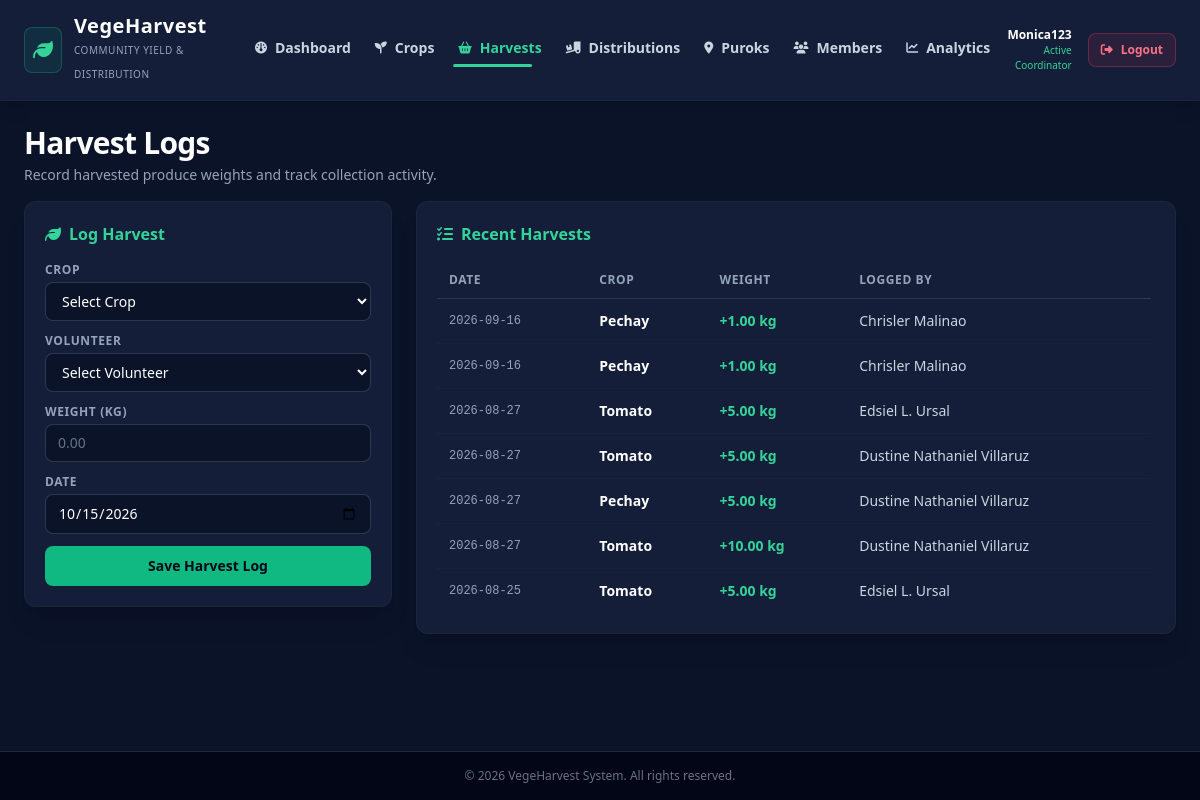
Page /vegeharvest/harvest.php (signed in) on the committed database.
### tables this page shows
CREATE TABLE `harvest_record` (
  `harvest_id` int(11) NOT NULL AUTO_INCREMENT,
  `crop_id` int(11) NOT NULL,
  `volunteer_id` int(11) NOT NULL,
  `harvest_date` date NOT NULL,
  `weight_kg` decimal(8,2) NOT NULL,
  `notes` varchar(255) DEFAULT NULL,
  PRIMARY KEY (`harvest_id`),
  KEY `idx_harvest_date` (`harvest_date`),
  KEY `idx_harvest_crop` (`crop_id`),
  KEY `FK_volunteer_TO_harvest_record` (`volunteer_id`),
  CONSTRAINT `FK_crop_TO_harvest_record` FOREIGN KEY (`crop_id`) REFERENCES `crop` (`crop_id`),
  CONSTRAINT `FK_volunteer_TO_harvest_record` FOREIGN KEY (`volunteer_id`) REFERENCES `volunteer` (`volunteer_id`)
);

CREATE TABLE `crop` (
  `crop_id` int(11) NOT NULL AUTO_INCREMENT,
  `crop_name` varchar(100) NOT NULL,
  `category` varchar(50) DEFAULT NULL,
  `total_stock_kg` decimal(10,2) DEFAULT 0.00,
  `unit` varchar(20) NOT NULL DEFAULT 'kg',
  PRIMARY KEY (`crop_id`)
);

CREATE TABLE `volunteer` (
  `volunteer_id` int(11) NOT NULL AUTO_INCREMENT,
  `user_id` int(11) DEFAULT NULL,
  `purok_id` int(11) NOT NULL,
  `full_name` varchar(150) NOT NULL,
  `contact_number` varchar(20) DEFAULT NULL,
  `status` enum('active','inactive') NOT NULL DEFAULT 'active',
  `role` enum('Volunteer','Admin') DEFAULT 'Volunteer',
  PRIMARY KEY (`volunteer_id`),
  UNIQUE KEY `UQ_user_id` (`user_id`),
  KEY `idx_volunteer_purok` (`purok_id`),
  CONSTRAINT `FK_purok_TO_volunteer` FOREIGN KEY (`purok_id`) REFERENCES `purok` (`purok_id`) ON DELETE CASCADE,
  CONSTRAINT `FK_users_TO_volunteer` FOREIGN KEY (`user_id`) REFERENCES `users` (`user_id`) ON DELETE SET NULL
);

### vegeharvest/classes/harvest.php (called while the page is built, shortened)
<?php
class Harvest {
    private $pdo;
    public function __construct(PDO $pdo) {
        $this->pdo = $pdo;
    }
    public function getHarvestLogs() {
        try {
            $sql = "SELECT h.*, c.crop_name, v.full_name AS volunteer_name
                    FROM harvest_record h
                    JOIN crop c ON h.crop_id = c.crop_id
                    LEFT JOIN volunteer v ON h.volunteer_id = v.volunteer_id
                    ORDER BY h.harvest_date DESC";
            $stmt = $this->pdo->query($sql);
            return $stmt->fetchAll();
        } catch (PDOException $e) {
            error_log("Error fetching harvest logs: " . $e->getMessage());
            return [];
        }
    }
}
?>

### vegeharvest/harvest.php (the view, shortened to what this page needs)
<?php
require_once 'classes/crop.php';
require_once 'classes/harvest.php';
require_once 'classes/volunteer.php';
include_once 'includes/header.php';
$harvestObj   = new Harvest($pdo);
$harvestLogs    = $harvestObj->getHarvestLogs();
?>
<main class="flex-1 max-w-7xl w-full mx-auto px-6 py-6 flex flex-col min-h-0 overflow-hidden">
  <div class="mb-4 shrink-0">
    <h1 class="text-3xl font-extrabold text-white tracking-tight">Harvest Logs</h1>
    <p class="mt-1 text-sm text-slate-400">Record harvested produce weights and track collection activity.</p>
  </div>
  <div class="grid grid-cols-1 lg:grid-cols-12 gap-6 items-start flex-1 min-h-0">
    <div class="lg:col-span-4 bg-[#141e38] border border-slate-800/80 rounded-xl p-5 shadow-xl">
      <div class="flex items-center gap-2 text-emerald-400 font-bold text-base mb-4">
        <i class="fa-solid fa-leaf"></i>
        <span>Log Harvest</span>
      </div>
      <form action="harvest.php" method="POST" class="space-y-3">
        <div>
          <label class="block text-xs font-bold uppercase tracking-wider text-slate-400 mb-1">Crop</label>
          <select name="crop_id" required class="w-full bg-[#0b1329] border border-slate-700/80 rounded-lg px-3 py-2 text-sm text-white focus:outline-none focus:border-emerald-500 transition-colors">
            <option value="" disabled selected>Select Crop</option>
          </select>
        </div>
        <div>
          <label class="block text-xs font-bold uppercase tracking-wider text-slate-400 mb-1">Volunteer</label>
          <select name="volunteer_id" required class="w-full bg-[#0b1329] border border-slate-700/80 rounded-lg px-3 py-2 text-sm text-white focus:outline-none focus:border-emerald-500 transition-colors">
            <option value="" disabled selected>Select Volunteer</option>
          </select>
        </div>
        <div>
          <label class="block text-xs font-bold uppercase tracking-wider text-slate-400 mb-1">Weight (KG)</label>
          <input type="number" step="0.01" name="weight_kg" placeholder="0.00" required class="w-full bg-[#0b1329] border border-slate-700/80 rounded-lg px-3 py-2 text-sm text-white placeholder-slate-500 focus:outline-none focus:border-emerald-500 transition-colors">
        </div>
        <div>
          <label class="block text-xs font-bold uppercase tracking-wider text-slate-400 mb-1">Date</label>
          <input type="date" name="harvest_date" value="<?= date('Y-m-d'); ?>" required class="w-full bg-[#0b1329] border border-slate-700/80 rounded-lg px-3 py-2 text-sm text-white focus:outline-none focus:border-emerald-500 transition-colors">
        </div>
        <button type="submit" class="w-full bg-emerald-500 hover:bg-emerald-400 text-slate-950 font-extrabold text-sm py-2.5 rounded-lg transition-colors mt-2">
          Save Harvest Log
        </button>
      </form>
    </div>
    <div class="lg:col-span-8 bg-[#141e38] border border-slate-800/80 rounded-xl p-5 shadow-xl flex flex-col max-h-[calc(100vh-220px)] overflow-hidden">
      <div class="flex items-center gap-2 text-emerald-400 font-bold text-base mb-4 shrink-0">
        <i class="fa-solid fa-list-check"></i>
        <span>Recent Harvests</span>
      </div>
      <div class="overflow-y-auto flex-1 pr-1">
        <table class="w-full text-left border-collapse text-sm">
          <thead class="sticky top-0 bg-[#141e38] z-10">
            <tr class="border-b border-slate-700/80 text-xs font-bold uppercase tracking-wider text-slate-400">
              <th class="py-2.5 px-3">Date</th>
              <th class="py-2.5 px-3">Crop</th>
              <th class="py-2.5 px-3">Weight</th>
              <th class="py-2.5 px-3">Logged By</th>
            </tr>
          </thead>
          <tbody class="divide-y divide-slate-800/60 text-slate-300">
            <?php if (!empty($harvestLogs)): ?>
              <?php foreach ($harvestLogs as $log): ?>
                <tr class="hover:bg-slate-800/40 transition-colors">
                  <td class="py-3 px-3 font-mono text-xs text-slate-400"><?= htmlspecialchars($log['harvest_date']); ?></td>
                  <td class="py-3 px-3 font-bold text-white"><?= htmlspecialchars($log['crop_name']); ?></td>
                  <td class="py-3 px-3 font-bold text-emerald-400">+<?= number_format($log['weight_kg'] ?? $log['quantity_kg'] ?? 0, 2); ?> kg</td>
                  <td class="py-3 px-3 text-slate-300"><?= htmlspecialchars($log['full_name'] ?? $log['volunteer_name'] ?? 'System'); ?></td>
                </tr>
              <?php endforeach; ?>
            <?php else: ?>
              <tr>
                <td colspan="4" class="py-6 px-3 text-center text-slate-500">No harvest logs found.</td>
              </tr>
            <?php endif; ?>
          </tbody>
        </table>
      </div>
    </div>
  </div>
</main>
<?php include_once 'includes/footer.php'; ?>

### rows in the picture
harvest_record: harvest_date "2026-09-16", crop.crop_name "Pechay", weight_kg "1.00", volunteer.full_name "Chrisler Malinao"
harvest_record: harvest_date "2026-09-16", crop.crop_name "Pechay", weight_kg "1.00", volunteer.full_name "Chrisler Malinao"
harvest_record: harvest_date "2026-08-27", crop.crop_name "Tomato", weight_kg "5.00", volunteer.full_name "Edsiel L. Ursal"
harvest_record: harvest_date "2026-08-27", crop.crop_name "Tomato", weight_kg "5.00", volunteer.full_name "Dustine Nathaniel Villaruz"
harvest_record: harvest_date "2026-08-27", crop.crop_name "Pechay", weight_kg "5.00", volunteer.full_name "Dustine Nathaniel Villaruz"
harvest_record: harvest_date "2026-08-27", crop.crop_name "Tomato", weight_kg "10.00", volunteer.full_name "Dustine Nathaniel Villaruz"
harvest_record: harvest_date "2026-08-25", crop.crop_name "Tomato", weight_kg "5.00", volunteer.full_name "Edsiel L. Ursal"

### other values in the picture
$label "Dashboard"
$label "Crops"
$label "Harvests"
$label "Distributions"
$label "Puroks"
$label "Members"
$label "Analytics"
$_SESSION['username'] "Monica123"
